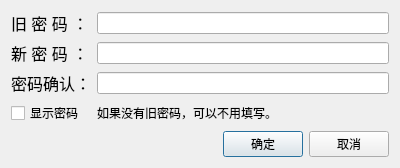
<?xml version="1.0" encoding="UTF-8"?>
<ui version="4.0">
 <class>Dialog_pwd_setting</class>
 <widget class="QDialog" name="Dialog_pwd_setting">
  <property name="geometry">
   <rect>
    <x>0</x>
    <y>0</y>
    <width>400</width>
    <height>158</height>
   </rect>
  </property>
  <property name="windowTitle">
   <string>设置密码</string>
  </property>
  <layout class="QVBoxLayout" name="verticalLayout">
   <item>
    <layout class="QGridLayout" name="gridLayout">
     <item row="3" column="1" colspan="2">
      <widget class="QLabel" name="label_4">
       <property name="text">
        <string>如果没有旧密码，可以不用填写。</string>
       </property>
      </widget>
     </item>
     <item row="2" column="0">
      <widget class="QLabel" name="label_confirm">
       <property name="sizePolicy">
        <sizepolicy hsizetype="Fixed" vsizetype="Preferred">
         <horstretch>0</horstretch>
         <verstretch>0</verstretch>
        </sizepolicy>
       </property>
       <property name="font">
        <font>
         <pointsize>12</pointsize>
        </font>
       </property>
       <property name="text">
        <string>密码确认：</string>
       </property>
      </widget>
     </item>
     <item row="1" column="1" colspan="2">
      <widget class="QLineEdit" name="lineEdit_pwd_new">
       <property name="echoMode">
        <enum>QLineEdit::Password</enum>
       </property>
      </widget>
     </item>
     <item row="3" column="0">
      <widget class="QCheckBox" name="checkBox_showPWD">
       <property name="text">
        <string>显示密码</string>
       </property>
      </widget>
     </item>
     <item row="2" column="1" colspan="2">
      <widget class="QLineEdit" name="lineEdit_pwd_new2">
       <property name="echoMode">
        <enum>QLineEdit::Password</enum>
       </property>
      </widget>
     </item>
     <item row="0" column="1" colspan="2">
      <widget class="QLineEdit" name="lineEdit_pwd_old">
       <property name="echoMode">
        <enum>QLineEdit::Password</enum>
       </property>
      </widget>
     </item>
     <item row="0" column="0">
      <widget class="QLabel" name="label_old_pwd">
       <property name="sizePolicy">
        <sizepolicy hsizetype="Fixed" vsizetype="Preferred">
         <horstretch>0</horstretch>
         <verstretch>0</verstretch>
        </sizepolicy>
       </property>
       <property name="font">
        <font>
         <pointsize>12</pointsize>
        </font>
       </property>
       <property name="text">
        <string>旧 密 码 ：</string>
       </property>
      </widget>
     </item>
     <item row="1" column="0">
      <widget class="QLabel" name="label_pwd">
       <property name="sizePolicy">
        <sizepolicy hsizetype="Fixed" vsizetype="Preferred">
         <horstretch>0</horstretch>
         <verstretch>0</verstretch>
        </sizepolicy>
       </property>
       <property name="font">
        <font>
         <pointsize>12</pointsize>
        </font>
       </property>
       <property name="text">
        <string>新 密 码 ：</string>
       </property>
      </widget>
     </item>
    </layout>
   </item>
   <item>
    <layout class="QHBoxLayout" name="horizontalLayout">
     <item>
      <spacer name="horizontalSpacer">
       <property name="orientation">
        <enum>Qt::Horizontal</enum>
       </property>
       <property name="sizeHint" stdset="0">
        <size>
         <width>40</width>
         <height>20</height>
        </size>
       </property>
      </spacer>
     </item>
     <item>
      <widget class="QPushButton" name="pushButton_ok">
       <property name="text">
        <string>确定</string>
       </property>
      </widget>
     </item>
     <item>
      <widget class="QPushButton" name="pushButton_cancel">
       <property name="text">
        <string>取消</string>
       </property>
      </widget>
     </item>
    </layout>
   </item>
  </layout>
 </widget>
 <tabstops>
  <tabstop>lineEdit_pwd_old</tabstop>
  <tabstop>lineEdit_pwd_new</tabstop>
  <tabstop>lineEdit_pwd_new2</tabstop>
  <tabstop>checkBox_showPWD</tabstop>
  <tabstop>pushButton_ok</tabstop>
  <tabstop>pushButton_cancel</tabstop>
 </tabstops>
 <resources/>
 <connections>
  <connection>
   <sender>pushButton_cancel</sender>
   <signal>clicked()</signal>
   <receiver>Dialog_pwd_setting</receiver>
   <slot>reject()</slot>
   <hints>
    <hint type="sourcelabel">
     <x>368</x>
     <y>135</y>
    </hint>
    <hint type="destinationlabel">
     <x>351</x>
     <y>159</y>
    </hint>
   </hints>
  </connection>
 </connections>
</ui>
